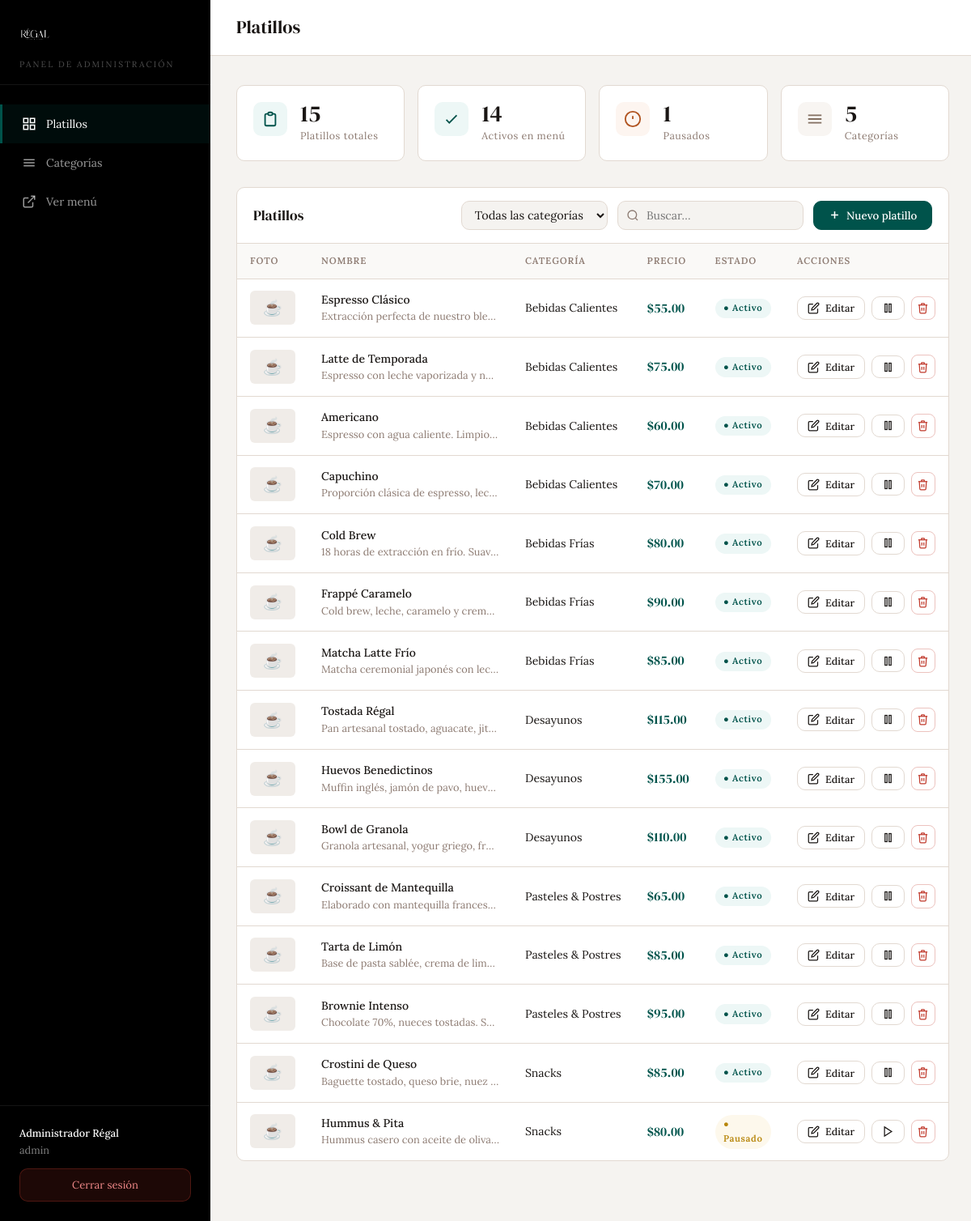
The page /admin/index.php (signed in) on the database its author committed.
### tables this page shows
CREATE TABLE IF NOT EXISTS platillos (
  id              INT UNSIGNED AUTO_INCREMENT PRIMARY KEY,
  categoria_id    INT UNSIGNED NOT NULL,
  nombre          VARCHAR(120) NOT NULL,
  descripcion     TEXT         DEFAULT NULL,
  precio          DECIMAL(8,2) NOT NULL,
  imagen          VARCHAR(255) DEFAULT NULL,    
  disponible      TINYINT(1)   NOT NULL DEFAULT 1,   
  destacado       TINYINT(1)   NOT NULL DEFAULT 0,
  orden           SMALLINT UNSIGNED DEFAULT 0,
  created_at      TIMESTAMP    NOT NULL DEFAULT CURRENT_TIMESTAMP,
  updated_at      TIMESTAMP    NOT NULL DEFAULT CURRENT_TIMESTAMP ON UPDATE CURRENT_TIMESTAMP,
  CONSTRAINT fk_platillo_categoria
    FOREIGN KEY (categoria_id) REFERENCES categorias(id)
    ON UPDATE CASCADE ON DELETE RESTRICT
);

CREATE TABLE IF NOT EXISTS categorias (
  id          INT UNSIGNED AUTO_INCREMENT PRIMARY KEY,
  nombre      VARCHAR(80)  NOT NULL,
  slug        VARCHAR(80)  NOT NULL UNIQUE,
  descripcion VARCHAR(255) DEFAULT NULL,
  orden       TINYINT UNSIGNED DEFAULT 0,
  activo      TINYINT(1)   NOT NULL DEFAULT 1,
  created_at  TIMESTAMP    NOT NULL DEFAULT CURRENT_TIMESTAMP,
  updated_at  TIMESTAMP    NOT NULL DEFAULT CURRENT_TIMESTAMP ON UPDATE CURRENT_TIMESTAMP
);

### admin/index.php (the view, shortened to what this page needs)
<?php
$pdo = DB::get();
$total     = $pdo->query("SELECT COUNT(*) FROM platillos")->fetchColumn();
$activos   = $pdo->query("SELECT COUNT(*) FROM platillos WHERE disponible=1")->fetchColumn();
$pausados  = $total - $activos;
$total_cat = $pdo->query("SELECT COUNT(*) FROM categorias WHERE activo=1")->fetchColumn();
$platillos = $pdo->query(
  "SELECT p.*, c.nombre AS cat_nombre
   FROM platillos p
   JOIN categorias c ON c.id = p.categoria_id
   ORDER BY c.orden, p.orden, p.id"
)->fetchAll();
require __DIR__ . '/partials/header.php';
?>
<div class="stats-grid">
  <div class="stat-card">
    <div class="stat-card__icon ic-verde">
      <svg viewBox="0 0 24 24" fill="none" stroke="currentColor" stroke-width="2"><path d="M9 5H7a2 2 0 00-2 2v12a2 2 0 002 2h10a2 2 0 002-2V7a2 2 0 00-2-2h-2M9 5a2 2 0 002 2h2a2 2 0 002-2M9 5a2 2 0 012-2h2a2 2 0 012 2"/></svg>
    </div>
    <div>
      <div class="stat-card__num"><?= $total ?></div>
      <div class="stat-card__label">Platillos totales</div>
    </div>
  </div>
  <div class="stat-card">
    <div class="stat-card__icon ic-verde">
      <svg viewBox="0 0 24 24" fill="none" stroke="currentColor" stroke-width="2"><path d="M5 13l4 4L19 7"/></svg>
    </div>
    <div>
      <div class="stat-card__num"><?= $activos ?></div>
      <div class="stat-card__label">Activos en menú</div>
    </div>
  </div>
  <div class="stat-card">
    <div class="stat-card__icon ic-warm">
      <svg viewBox="0 0 24 24" fill="none" stroke="currentColor" stroke-width="2"><circle cx="12" cy="12" r="10"/><line x1="12" y1="8" x2="12" y2="12"/><line x1="12" y1="16" x2="12.01" y2="16"/></svg>
    </div>
    <div>
      <div class="stat-card__num"><?= $pausados ?></div>
      <div class="stat-card__label">Pausados</div>
    </div>
  </div>
  <div class="stat-card">
    <div class="stat-card__icon ic-topo">
      <svg viewBox="0 0 24 24" fill="none" stroke="currentColor" stroke-width="2"><path d="M3 7h18M3 12h18M3 17h18"/></svg>
    </div>
    <div>
      <div class="stat-card__num"><?= $total_cat ?></div>
      <div class="stat-card__label">Categorías</div>
    </div>
  </div>
</div>
<div class="table-wrap">
  <div class="table-toolbar">
    <span class="table-toolbar__title">Platillos</span>
    <div style="display:flex;gap:0.75rem;flex-wrap:wrap;align-items:center">
      <select id="catFilter" class="form-control" style="width:auto;padding:0.45rem 0.75rem">
        <option value="">Todas las categorías</option>
      </select>
      <div class="search-wrap">
        <input class="search-input" id="tablaSearch" type="search" placeholder="Buscar…">
      </div>
      <button class="btn btn--primary" data-modal-open="modalNuevo">
        <svg viewBox="0 0 24 24" fill="none" stroke="currentColor" stroke-width="2.5"><line x1="12" y1="5" x2="12" y2="19"/><line x1="5" y1="12" x2="19" y2="12"/></svg>
        Nuevo platillo
      </button>
    </div>
  </div>
  <div style="overflow-x:auto">
    <table>
      <thead>
        <tr>
          <th>Foto</th>
          <th>Nombre</th>
          <th>Categoría</th>
          <th>Precio</th>
          <th>Estado</th>
          <th>Acciones</th>
        </tr>
      </thead>
      <tbody>
        <?php foreach ($platillos as $p): ?>
          <tr data-cat="<?= $p['categoria_id'] ?>">
            <td>
              <?php if ($p['imagen'] && file_exists(UPLOAD_DIR . $p['imagen'])): ?>
                <img class="td-img" src="<?= BASE_URL ?>/assets/images/uploads/<?= htmlspecialchars($p['imagen']) ?>" alt="">
              <?php else: ?>
                <div class="td-img" style="background:#f0ece8;border-radius:6px;display:flex;align-items:center;justify-content:center;color:#c0b8b0;font-size:1.2rem">☕</div>
              <?php endif; ?>
            </td>
            <td>
              <div class="td-nombre"><?= htmlspecialchars($p['nombre']) ?></div>
              <div class="td-desc"><?= htmlspecialchars($p['descripcion'] ?? '') ?></div>
            </td>
            <td style="white-space:nowrap"><?= htmlspecialchars($p['cat_nombre']) ?></td>
            <td><span class="td-precio">$<?= number_format($p['precio'], 2) ?></span></td>
            <td>
              <?php if ($p['disponible']): ?>
                <span class="badge badge--on">● Activo</span>
              <?php else: ?>
                <span class="badge badge--off">● Pausado</span>
              <?php endif; ?>
            </td>
            <td>
              <div class="td-actions">
                <button class="btn btn--outline btn--sm"
                  onclick="abrirEditar({
                    id:'<?= $p['id'] ?>',
                    nombre:<?= json_encode($p['nombre']) ?>,
                    descripcion:<?= json_encode($p['descripcion']) ?>,
                    precio:'<?= $p['precio'] ?>',
                    categoria_id:'<?= $p['categoria_id'] ?>',
                    disponible:'<?= $p['disponible'] ?>',
                    destacado:'<?= $p['destacado'] ?>',
                    imagen:<?= json_encode($p['imagen']) ?>,
                    imagen_url:<?= json_encode($p['imagen'] ? BASE_URL . '/assets/images/uploads/' . $p['imagen'] : '') ?>
                  })">
                  <svg viewBox="0 0 24 24" fill="none" stroke="currentColor" stroke-width="2"><path d="M11 4H4a2 2 0 00-2 2v14a2 2 0 002 2h14a2 2 0 002-2v-7"/><path d="M18.5 2.5a2.121 2.121 0 013 3L12 15l-4 1 1-4 9.5-9.5z"/></svg>
                  Editar
                </button>
                <form method="POST" action="actions/toggle_platillo.php">
                  <button class="btn btn--outline btn--sm" type="submit" title="<?= $p['disponible'] ? 'Pausar' : 'Activar' ?>">
                    <?php if ($p['disponible']): ?>
                      <svg viewBox="0 0 24 24" fill="none" stroke="currentColor" stroke-width="2"><rect x="6" y="4" width="4" height="16"/><rect x="14" y="4" width="4" height="16"/></svg>
                    <?php else: ?>
                      <svg viewBox="0 0 24 24" fill="none" stroke="currentColor" stroke-width="2"><polygon points="5 3 19 12 5 21 5 3"/></svg>
                    <?php endif; ?>
                  </button>
                </form>
                <form method="POST" action="actions/delete_platillo.php" onsubmit="confirmarEliminar(this);return false">
                  <button class="btn btn--danger btn--sm btn--icon" type="submit" title="Eliminar">
                    <svg viewBox="0 0 24 24" fill="none" stroke="currentColor" stroke-width="2"><polyline points="3 6 5 6 21 6"/><path d="M19 6l-1 14a2 2 0 01-2 2H8a2 2 0 01-2-2L5 6"/><path d="M10 11v6M14 11v6"/><path d="M9 6V4a1 1 0 011-1h4a1 1 0 011 1v2"/></svg>
                  </button>
                </form>
              </div>
            </td>
          </tr>
        <?php endforeach; ?>
      </tbody>
    </table>
  </div>
</div>
<?php require __DIR__ . '/partials/footer.php'; ?>

### admin/partials/header.php (shortened to what this page needs)
<?php
$current = basename($_SERVER['PHP_SELF']);
$titles  = ['index.php'=>'Platillos','categorias.php'=>'Categorías'];
?>
<!DOCTYPE html>
<html lang="es">
<head>
  <link rel="stylesheet" href="<?= BASE_URL ?>/assets/css/admin.css">
</head>
<body>
<aside class="sidebar" id="sidebar">
  <div class="sidebar__brand">
    <img src="<?= BASE_URL ?>/assets/images/logo-blanco.png" alt="RÉGAL">
    <div class="sidebar__label">Panel de administración</div>
  </div>
  <nav class="sidebar__nav">
    <a href="<?= BASE_URL ?>/admin/index.php" class="<?= $current==='index.php'?'activo':'' ?>">
      <svg viewBox="0 0 24 24" fill="none" stroke="currentColor" stroke-width="2"><rect x="3" y="3" width="7" height="7"/><rect x="14" y="3" width="7" height="7"/><rect x="3" y="14" width="7" height="7"/><rect x="14" y="14" width="7" height="7"/></svg>
      Platillos
    </a>
    <a href="<?= BASE_URL ?>/admin/categorias.php" class="<?= $current==='categorias.php'?'activo':'' ?>">
      <svg viewBox="0 0 24 24" fill="none" stroke="currentColor" stroke-width="2"><path d="M3 7h18M3 12h18M3 17h18"/></svg>
      Categorías
    </a>
    <a href="<?= BASE_URL ?>" target="_blank">
      <svg viewBox="0 0 24 24" fill="none" stroke="currentColor" stroke-width="2"><path d="M18 13v6a2 2 0 01-2 2H5a2 2 0 01-2-2V8a2 2 0 012-2h6"/><polyline points="15 3 21 3 21 9"/><line x1="10" y1="14" x2="21" y2="3"/></svg>
      Ver menú
    </a>
  </nav>
  <div class="sidebar__footer">
    <div class="sidebar__user">
      <strong><?= htmlspecialchars($_SESSION['admin_nombre'] ?? 'Admin') ?></strong>
      <?= htmlspecialchars($_SESSION['admin_usuario'] ?? '') ?>
    </div>
    <a class="btn-logout" href="<?= BASE_URL ?>/admin/logout.php">Cerrar sesión</a>
  </div>
</aside>
<div class="admin-main">
  <div class="admin-topbar">
    <h1 class="admin-topbar__title"><?= $titles[$current] ?? 'Panel' ?></h1>
  </div>
  <div class="admin-content">

### admin/partials/footer.php (shortened to what this page needs)
  </div>
</div>
</body>
</html>

### rows shown on the page
platillos: nombre "Espresso Clásico", descripcion "Extracción perfecta de nuestro ble…", categoria.nombre "Bebidas Calientes", precio "55.00", disponible "● Activo"
platillos: nombre "Latte de Temporada", descripcion "Espresso con leche vaporizada y n…", categoria.nombre "Bebidas Calientes", precio "75.00", disponible "● Activo"
platillos: nombre "Americano", descripcion "Espresso con agua caliente. Limpio…", categoria.nombre "Bebidas Calientes", precio "60.00", disponible "● Activo"
platillos: nombre "Capuchino", descripcion "Proporción clásica de espresso, lec…", categoria.nombre "Bebidas Calientes", precio "70.00", disponible "● Activo"
platillos: nombre "Cold Brew", descripcion "18 horas de extracción en frío. Suav…", categoria.nombre "Bebidas Frías", precio "80.00", disponible "● Activo"
platillos: nombre "Frappé Caramelo", descripcion "Cold brew, leche, caramelo y crem…", categoria.nombre "Bebidas Frías", precio "90.00", disponible "● Activo"
platillos: nombre "Matcha Latte Frío", descripcion "Matcha ceremonial japonés con lec…", categoria.nombre "Bebidas Frías", precio "85.00", disponible "● Activo"
platillos: nombre "Tostada Régal", descripcion "Pan artesanal tostado, aguacate, jit…", categoria.nombre "Desayunos", precio "115.00", disponible "● Activo"
platillos: nombre "Huevos Benedictinos", descripcion "Muffin inglés, jamón de pavo, huev…", categoria.nombre "Desayunos", precio "155.00", disponible "● Activo"
platillos: nombre "Bowl de Granola", descripcion "Granola artesanal, yogur griego, fr…", categoria.nombre "Desayunos", precio "110.00", disponible "● Activo"
platillos: nombre "Croissant de Mantequilla", descripcion "Elaborado con mantequilla frances…", categoria.nombre "Pasteles & Postres", precio "65.00", disponible "● Activo"
platillos: nombre "Tarta de Limón", descripcion "Base de pasta sablée, crema de lim…", categoria.nombre "Pasteles & Postres", precio "85.00", disponible "● Activo"
platillos: nombre "Brownie Intenso", descripcion "Chocolate 70%, nueces tostadas. S…", categoria.nombre "Pasteles & Postres", precio "95.00", disponible "● Activo"
platillos: nombre "Crostini de Queso", descripcion "Baguette tostado, queso brie, nuez…", categoria.nombre "Snacks", precio "85.00", disponible "● Activo"
platillos: nombre "Hummus & Pita", descripcion "Hummus casero con aceite de oliva…", categoria.nombre "Snacks", precio "80.00", disponible "● Pausado"

### other values the page prints
$_SESSION['admin_nombre'] "Administrador Régal"
$_SESSION['admin_usuario'] "admin"
$titles[$current] "Platillos"
$total "15"
$activos "14"
$pausados "1"
$total_cat "5"
